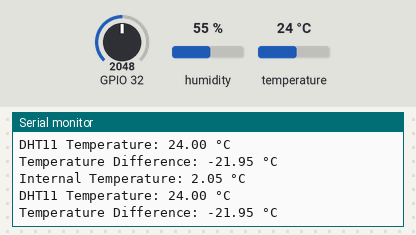
The sketch below on a simulated ESP32. Parts: the last lines printed to the serial monitor. The inputs (shaded band) are chosen by the test bench; at power-on: temperature 24 °C, GPIO 32 = 2048, humidity 55 %.

Above: at 3.2 s.
3.3 s: temperature set to 12 °C
At 4.6 s:
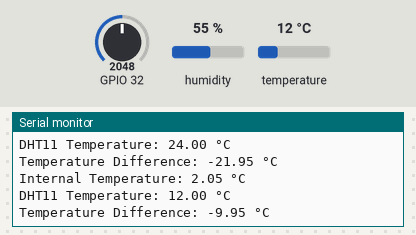
4.8 s: GPIO 32 set to 2866
At 5.9 s:
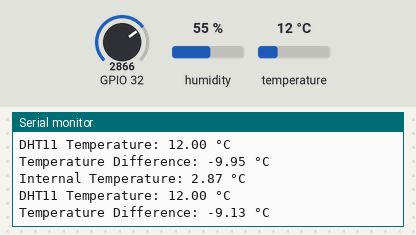
6.3 s: temperature set to 19 °C
7.8 s: GPIO 32 set to 3603
At 8.9 s:
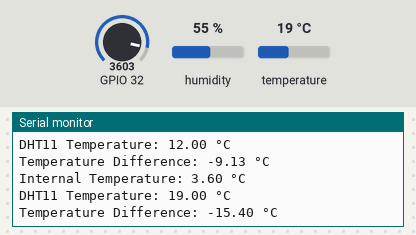
Timing chart, 0 to 10.3 s (numbered marks = the images above; inputs shaded):
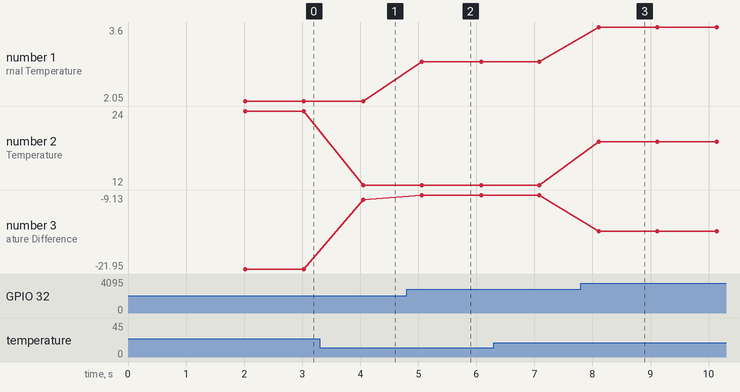

The sketch:

InternalTemperatureSensor.ino
```cpp
#include <DHT.h>

#define DHTPIN 12 // Connect DHT11 data pin to GPIO 4
#define DHTTYPE DHT11 // DHT11 sensor type

DHT dht(DHTPIN, DHTTYPE);

void setup() {
  Serial.begin(115200);
  delay(2000); // Delay to allow sensor initialization
  dht.begin();
}

void loop() {
  float internalTemp = readInternalTemperature();
  float dhtTemp = readDHTTemperature();

  Serial.print("Internal Temperature: ");
  Serial.print(internalTemp);
  Serial.println(" °C");

  Serial.print("DHT11 Temperature: ");
  Serial.print(dhtTemp);
  Serial.println(" °C");

  float tempDifference = internalTemp - dhtTemp;
  Serial.print("Temperature Difference: ");
  Serial.print(tempDifference);
  Serial.println(" °C");

  delay(1000); // Delay before reading again (adjust as needed)
}

float readInternalTemperature() {
  adcAttachPin(32); // Attach ADC to GPIO 32 for internal temperature sensor
  return (float)analogRead(32) / 1000.0; // Read and convert to Celsius
}

float readDHTTemperature() {
  return dht.readTemperature(); // Read DHT11 temperature in Celsius
}
```

Measured:
- after the input at 3.3 s, the serial monitor: prints a new line after 0.75 s (image 1)
- after the input at 4.8 s, the serial monitor: prints a new line after 0.26 s (image 2)
- after the input at 7.8 s, the serial monitor: prints a new line after 0.31 s (image 3)
- plotted number 1: 2.05 → 2.87 after the input at 4.8 s, 2.87 → 3.6 after the input at 7.8 s
- plotted number 2: 24 → 12 after the input at 3.3 s
- plotted number 3: -21.95 → -9.95 after the input at 3.3 s, -9.95 → -9.13 after the input at 4.8 s, -9.13 → -15.4 after the input at 7.8 s
